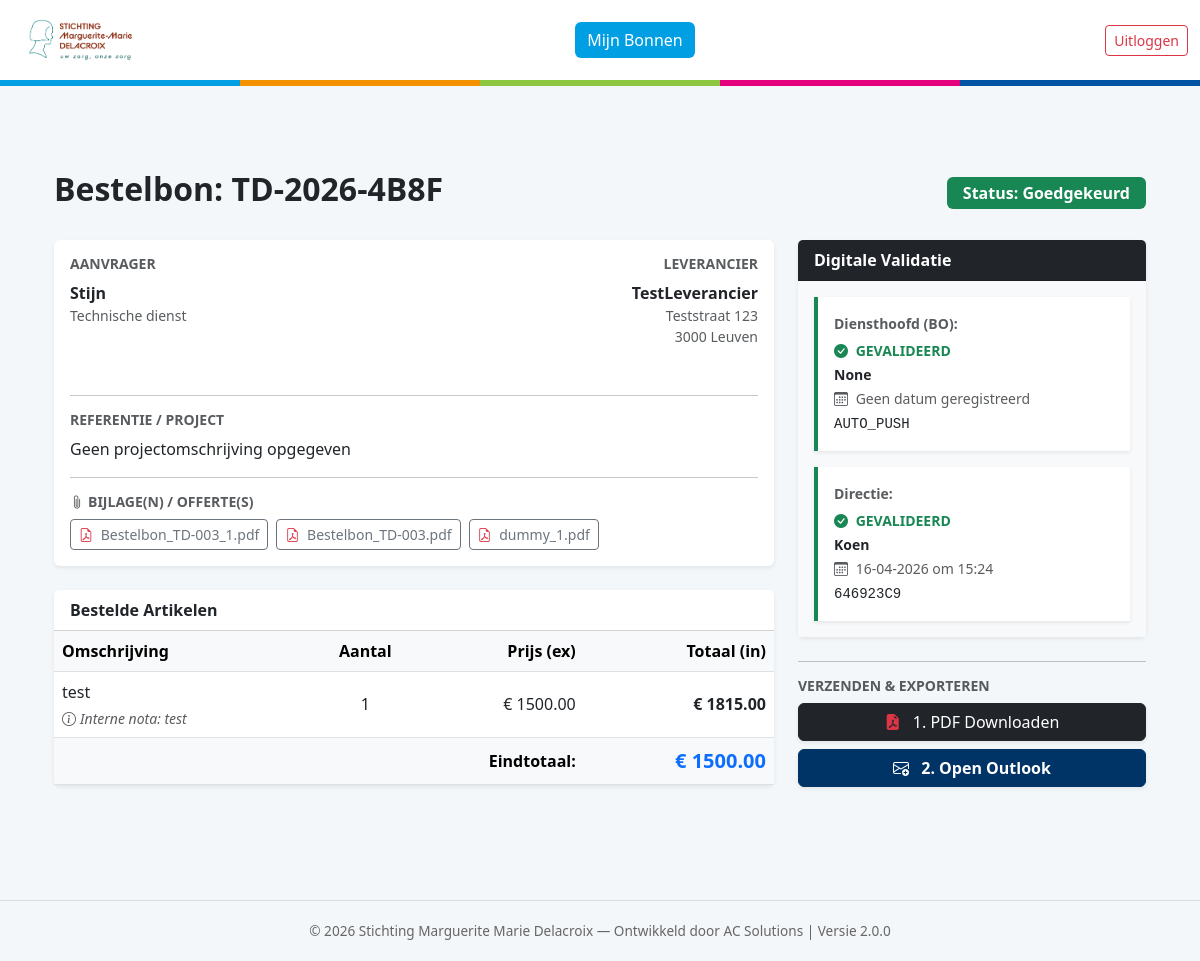
The page /order/5 (signed in) on the database its author committed.
### models.py (models this page shows)
class Order(db.Model):
    id = db.Column(db.Integer, primary_key=True)
    order_number = db.Column(db.String(50), unique=True)
    created_at = db.Column(db.DateTime, default=datetime.utcnow)
    status = db.Column(db.String(30), default='Concept')
    reference = db.Column(db.String(200))
    total_amount = db.Column(db.Float, default=0.0)
    user_id = db.Column(db.Integer, db.ForeignKey('user.id'))
    supplier_id = db.Column(db.Integer, db.ForeignKey('supplier.id'))
    attachment_filename = db.Column(db.String(255))
    rejection_reason = db.Column(db.Text)
    notify_on_update = db.Column(db.Boolean, default=True)
    notification_type = db.Column(db.String(20), default='Final')
    bo_approval_code = db.Column(db.String(50))
    bo_approval_date = db.Column(db.DateTime)
    bo_name = db.Column(db.String(100))
    dir_approval_code = db.Column(db.String(50))
    dir_approval_date = db.Column(db.DateTime)
    dir_name = db.Column(db.String(100))
    supplier = db.relationship('Supplier', backref='orders', lazy=True)
    lines = db.relationship('OrderLine', backref='order', lazy=True)
    attachments = db.relationship('Attachment', backref='order', lazy=True)

class User(db.Model, UserMixin):
    id = db.Column(db.Integer, primary_key=True)
    username = db.Column(db.String(50), unique=True, nullable=False)
    email = db.Column(db.String(100), unique=True)
    password = db.Column(db.String(100), nullable=False)
    role = db.Column(db.String(20), nullable=False)
    department_id = db.Column(db.Integer, db.ForeignKey('department.id'))
    department_code = db.Column(db.String(5))
    is_active = db.Column(db.Boolean, default=True)
    min_attachment_limit = db.Column(db.Float, default=500.0)
    max_bo_limit = db.Column(db.Float, default=1000.0)
    auto_approve_limit = db.Column(db.Float, default=50.0)
    approver_id = db.Column(db.Integer, db.ForeignKey('user.id'))
    dark_mode = db.Column(db.Boolean, default=False)
    email_notification_freq = db.Column(db.String(20), default='Direct')
    digest_time = db.Column(db.String(5), default='08:00')
    orders = db.relationship('Order', backref='user', lazy=True)

class Department(db.Model):
    id = db.Column(db.Integer, primary_key=True)
    name = db.Column(db.String(100), nullable=False)
    code = db.Column(db.String(10), unique=True, nullable=False)
    director_id = db.Column(db.Integer, db.ForeignKey('user.id'))
    members = db.relationship('User', backref='department', lazy=True, foreign_keys='User.department_id')
    director = db.relationship('User', foreign_keys=[director_id])

class Supplier(db.Model):
    id = db.Column(db.Integer, primary_key=True)
    name = db.Column(db.String(100), unique=True, nullable=False)
    street = db.Column(db.String(100))
    house_number = db.Column(db.String(10))
    zip_code = db.Column(db.String(20))
    city = db.Column(db.String(100))
    country = db.Column(db.String(100), default="België")
    vat_number = db.Column(db.String(20))
    email = db.Column(db.String(120), nullable=True)

class Attachment(db.Model):
    id = db.Column(db.Integer, primary_key=True)
    order_id = db.Column(db.Integer, db.ForeignKey('order.id'))
    filename = db.Column(db.String(255))

class OrderLine(db.Model):
    id = db.Column(db.Integer, primary_key=True)
    order_id = db.Column(db.Integer, db.ForeignKey('order.id'))
    product_code = db.Column(db.String(50))
    description = db.Column(db.String(200))
    internal_note = db.Column(db.Text)
    quantity = db.Column(db.Integer)
    unit_price = db.Column(db.Float)
    tax_rate = db.Column(db.Float, default=21.0)

### app.py (the view)
@app.route('/order/<int:order_id>')
@login_required
def order_detail(order_id):
    return render_template('order_detail.html', order=Order.query.get_or_404(order_id))

### app.py (called while the page is built)
@login_manager.user_loader
def load_user(user_id):
    return User.query.get(int(user_id))

### templates/order_detail.html (shortened to what this page needs)
{% extends "base.html" %}
{% block content %}
<div class="container pb-5">
    <div class="d-flex justify-content-between align-items-center mb-4">
        <h2 class="fw-bold">Bestelbon: {{ order.order_number }}</h2>
        <span class="badge {% if order.status == 'Goedgekeurd' %}bg-success{% elif order.status == 'Afgewezen' %}bg-danger{% else %}bg-warning text-dark{% endif %} fs-6 px-3 py-2">
            Status: {{ order.status }}
        </span>
    </div>
    <div class="row">
        <div class="col-md-8">
            <div class="card shadow-sm mb-4 border-0">
                <div class="card-body">
                    <div class="row">
                        <div class="col-md-6 mb-3 text-start">
                            <h6 class="text-muted small fw-bold text-uppercase">Aanvrager</h6>
                            <p class="mb-0"><strong>{{ order.user.username }}</strong></p>
                            <p class="text-muted small">{{ order.user.department.name if order.user.department else 'Geen afdeling' }}</p>
                        </div>
                        <div class="col-md-6 mb-3 text-md-end">
                            <h6 class="text-muted small fw-bold text-uppercase">Leverancier</h6>
                            <p class="mb-0"><strong>{{ order.supplier.name }}</strong></p>
                            <p class="text-muted small mb-0">{{ order.supplier.street }} {{ order.supplier.house_number }}</p>
                            <p class="text-muted small">{{ order.supplier.zip_code }} {{ order.supplier.city }}</p>
                        </div>
                    </div>
                    <hr>
                    <h6 class="text-muted small fw-bold text-uppercase">Referentie / Project</h6>
                    <p class="mb-0">{{ order.reference or 'Geen projectomschrijving opgegeven' }}</p>
                    {% if order.attachments or order.attachment_filename %}
                    <hr>
                    <h6 class="text-muted small fw-bold text-uppercase"><i class="bi bi-paperclip me-1"></i>Bijlage(n) / Offerte(s)</h6>
                    <div class="d-flex flex-wrap gap-2 mt-1">
                        {% for att in order.attachments %}
                        <a href="{{ url_for('static', filename='uploads/' + att.filename) }}" target="_blank" class="btn btn-outline-secondary btn-sm" title="{{ att.filename.split('_', 2)[-1] }}">
                            <i class="bi bi-file-earmark-pdf text-danger me-1"></i> {{ att.filename.split('_', 2)[-1] }}
                        </a>
                        {% endfor %}
                    </div>
                    {% endif %}
                </div>
            </div>
            <div class="card shadow-sm border-0">
                <div class="card-header bg-white fw-bold">Bestelde Artikelen</div>
                <div class="card-body p-0">
                    <div class="table-responsive">
                        <table class="table mb-0">
                            <thead class="table-light">
                                <tr><th>Omschrijving</th><th class="text-center">Aantal</th><th class="text-end">Prijs (ex)</th><th class="text-end">Totaal (in)</th></tr>
                            </thead>
                            <tbody>
                                {% for line in order.lines %}
                                <tr>
                                    <td>
                                        {{ line.description }}
                                        {% if line.internal_note %}
                                            <span class="d-block text-muted small mt-1 fst-italic">
                                                <i class="bi bi-info-circle me-1"></i>Interne nota: {{ line.internal_note }}
                                            </span>
                                        {% endif %}
                                    </td>
                                    <td class="text-center align-middle">{{ line.quantity }}</td>
                                    <td class="text-end align-middle">€ {{ "%.2f"|format(line.unit_price) }}</td>
                                    <td class="text-end fw-bold align-middle">€ {{ "%.2f"|format((line.quantity * line.unit_price) * (1 + line.tax_rate/100)) }}</td>
                                </tr>
                                {% endfor %}
                            </tbody>
                            <tfoot class="table-light">
                                <tr><td colspan="3" class="text-end fw-bold">Eindtotaal:</td><td class="text-end fw-bold text-primary fs-5">€ {{ "%.2f"|format(order.total_amount) }}</td></tr>
                            </tfoot>
                        </table>
                    </div>
                </div>
            </div>
        </div>
        <div class="col-md-4">
            <div class="card shadow-sm mb-4 border-0">
                <div class="card-header bg-dark text-white fw-bold">Digitale Validatie</div>
                <div class="card-body bg-light">
                    <div class="mb-3 p-3 border-start border-4 {% if order.bo_approval_code == 'AFGEWEZEN' %}border-danger bg-white shadow-sm{% elif order.bo_approval_code %}border-success bg-white shadow-sm{% else %}border-secondary{% endif %}">
                        <small class="text-muted d-block small fw-bold mb-1">Diensthoofd (BO):</small>
                        {% if order.bo_approval_code == 'AFGEWEZEN' %}
                            <strong class="text-danger small"><i class="bi bi-x-circle-fill me-1"></i> AFGEWEZEN</strong><br>
                            <span class="small fw-bold">{{ order.bo_name }}</span><br>
                            <span class="small text-muted"><i class="bi bi-calendar3 me-1"></i> {{ order.bo_approval_date.strftime('%d-%m-%Y om %H:%M') if order.bo_approval_date else 'Geen datum geregistreerd' }}</span>
                        {% elif order.bo_approval_code %}
                            <strong class="text-success small"><i class="bi bi-check-circle-fill me-1"></i> GEVALIDEERD</strong><br>
                            <span class="small fw-bold">{{ order.bo_name }}</span><br>
                            <span class="small text-muted"><i class="bi bi-calendar3 me-1"></i> {{ order.bo_approval_date.strftime('%d-%m-%Y om %H:%M') if order.bo_approval_date else 'Geen datum geregistreerd' }}</span><br>
                            <code class="text-dark extra-small mt-1 d-block">{{ order.bo_approval_code }}</code>
                        {% else %}
                            <span class="text-muted small fst-italic">Nog niet behandeld</span>
                        {% endif %}
                    </div>
                    <div class="p-3 border-start border-4 {% if order.dir_approval_code == 'AFGEWEZEN' %}border-danger bg-white shadow-sm{% elif order.dir_approval_code %}border-success bg-white shadow-sm{% else %}border-secondary{% endif %}">
                        <small class="text-muted d-block small fw-bold mb-1">Directie:</small>
                        {% if order.dir_approval_code == 'AFGEWEZEN' %}
                            <strong class="text-danger small"><i class="bi bi-x-circle-fill me-1"></i> AFGEWEZEN</strong><br>
                            <span class="small fw-bold">{{ order.dir_name }}</span><br>
                            <span class="small text-muted"><i class="bi bi-calendar3 me-1"></i> {{ order.dir_approval_date.strftime('%d-%m-%Y om %H:%M') if order.dir_approval_date else 'Geen datum geregistreerd' }}</span>
                        {% elif order.dir_approval_code %}
                            <strong class="text-success small"><i class="bi bi-check-circle-fill me-1"></i> GEVALIDEERD</strong><br>
                            <span class="small fw-bold">{{ order.dir_name }}</span><br>
                            <span class="small text-muted"><i class="bi bi-calendar3 me-1"></i> {{ order.dir_approval_date.strftime('%d-%m-%Y om %H:%M') if order.dir_approval_date else 'Geen datum geregistreerd' }}</span><br>
                            <code class="text-dark extra-small mt-1 d-block">{{ order.dir_approval_code }}</code>
                        {% else %}
                            <span class="text-muted small fst-italic">Nog niet behandeld</span>
                        {% endif %}
                    </div>
                </div>
            </div>
            <hr class="mt-4 mb-3">
            <h6 class="text-muted small fw-bold text-uppercase">Verzenden & Exporteren</h6>
            {% if order.status == 'Goedgekeurd' %}
                <div class="d-grid gap-2">
                    <a href="{{ url_for('order_pdf', order_id=order.id) }}" target="_blank" class="btn btn-dark shadow-sm">
                        <i class="bi bi-file-earmark-pdf-fill text-danger me-2"></i> 1. PDF Downloaden
                    </a>
                    <a href="mailto:{{ order.supplier.email if order.supplier.email else '' }}?subject=Bestelbon {{ order.order_number }} - Stichting M.M. Delacroix&body=Beste {{ order.supplier.name }},%0D%0A%0D%0AHierbij plaatsen wij graag een bestelling conform de bijgevoegde bestelbon met referentie {{ order.order_number }}.%0D%0A%0D%0AMet vriendelijke groeten,%0D%0A{{ current_user.username }}%0D%0AStichting M.M. Delacroix"
                       class="btn btn-primary fw-bold shadow-sm"
                       {% if not order.supplier.email %}onclick="alert('Let op: Er is geen e-mailadres bekend van deze leverancier. Je moet het adres straks zelf nog even invullen in Outlook.');"{% endif %}>
                        <i class="bi bi-envelope-plus me-2"></i> 2. Open Outlook
                    </a>
                </div>
            {% endif %}
        </div>
    </div>
</div>
{% endblock %}

### static/style.css (style rules this page uses)
html, body { height: 100%; margin: 0; }
body { background-color: #f4f7f9; font-family: 'Segoe UI', Roboto, Helvetica, Arial, sans-serif; display: flex; flex-direction: column; min-height: 100vh; padding-top: 106px; }
.container { margin-top: 20px; }
.btn-primary { background-color: #003366 !important; border-color: #003366 !important; color: white !important; font-weight: 600; }

### rows shown on the page
Order: order_number "TD-2026-4B8F", status "Goedgekeurd", reference "Geen projectomschrijving opgegeven", total_amount "1500.00", bo_name "None", bo_approval_date "Geen datum geregistreerd", bo_approval_code "AUTO_PUSH", dir_name "Koen", dir_approval_date "16-04-2026 om 15:24", dir_approval_code "646923C9"
User: user.username "Stijn"
Department: user.department "Technische dienst"
Supplier: supplier.name "TestLeverancier", supplier.street "Teststraat", supplier.house_number "123", supplier.zip_code "3000", supplier.city "Leuven"
Attachment: filename "Bestelbon_TD-003_1.pdf"
Attachment: filename "Bestelbon_TD-003.pdf"
Attachment: filename "dummy_1.pdf"
OrderLine: description "test", internal_note "test", quantity "1", unit_price "1500.00", (line.quantity*line.unit_price)*(1+line.tax_rate/100) "1815.00"
